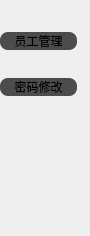
     <widget class="QWidget" name="page_6">
      <property name="geometry">
       <rect>
        <x>0</x>
        <y>0</y>
        <width>90</width>
        <height>236</height>
       </rect>
      </property>
      <attribute name="icon">
       <iconset>
        <selectedon>:/toolbox图标/maintenance.png</selectedon>
       </iconset>
      </attribute>
      <attribute name="label">
       <string> 系统管理</string>
      </attribute>
      <widget class="QWidget" name="verticalLayoutWidget">
       <property name="geometry">
        <rect>
         <x>0</x>
         <y>10</y>
         <width>77</width>
         <height>109</height>
        </rect>
       </property>
       <layout class="QVBoxLayout" name="verticalLayout_12">
        <item>
         <widget class="QPushButton" name="pushButton_67">
          <property name="styleSheet">
           <string notr="true">QPushButton{ 
background-color: rgb(76, 76, 76);
	font: 9pt &quot;微软雅黑&quot;;
border-radius: 8px;
border-style: outset;
}
QPushButton:hover{
background-color:rgb(117, 117, 117);
}
QPushButton:pressed{
background-color: rgb(35, 35, 35);
}</string>
          </property>
          <property name="text">
           <string>员工管理</string>
          </property>
          <property name="flat">
           <bool>true</bool>
          </property>
         </widget>
        </item>
        <item>
         <widget class="QPushButton" name="pushButton_39">
          <property name="styleSheet">
           <string notr="true">QPushButton{ 
background-color: rgb(76, 76, 76);
	font: 9pt &quot;微软雅黑&quot;;
border-radius: 8px;
border-style: outset;
}
QPushButton:hover{
background-color:rgb(117, 117, 117);
}
QPushButton:pressed{
background-color: rgb(35, 35, 35);
}
</string>
          </property>
          <property name="text">
           <string>密码修改</string>
          </property>
          <property name="flat">
           <bool>true</bool>
          </property>
         </widget>
        </item>
       </layout>
      </widget>
     </widget>
